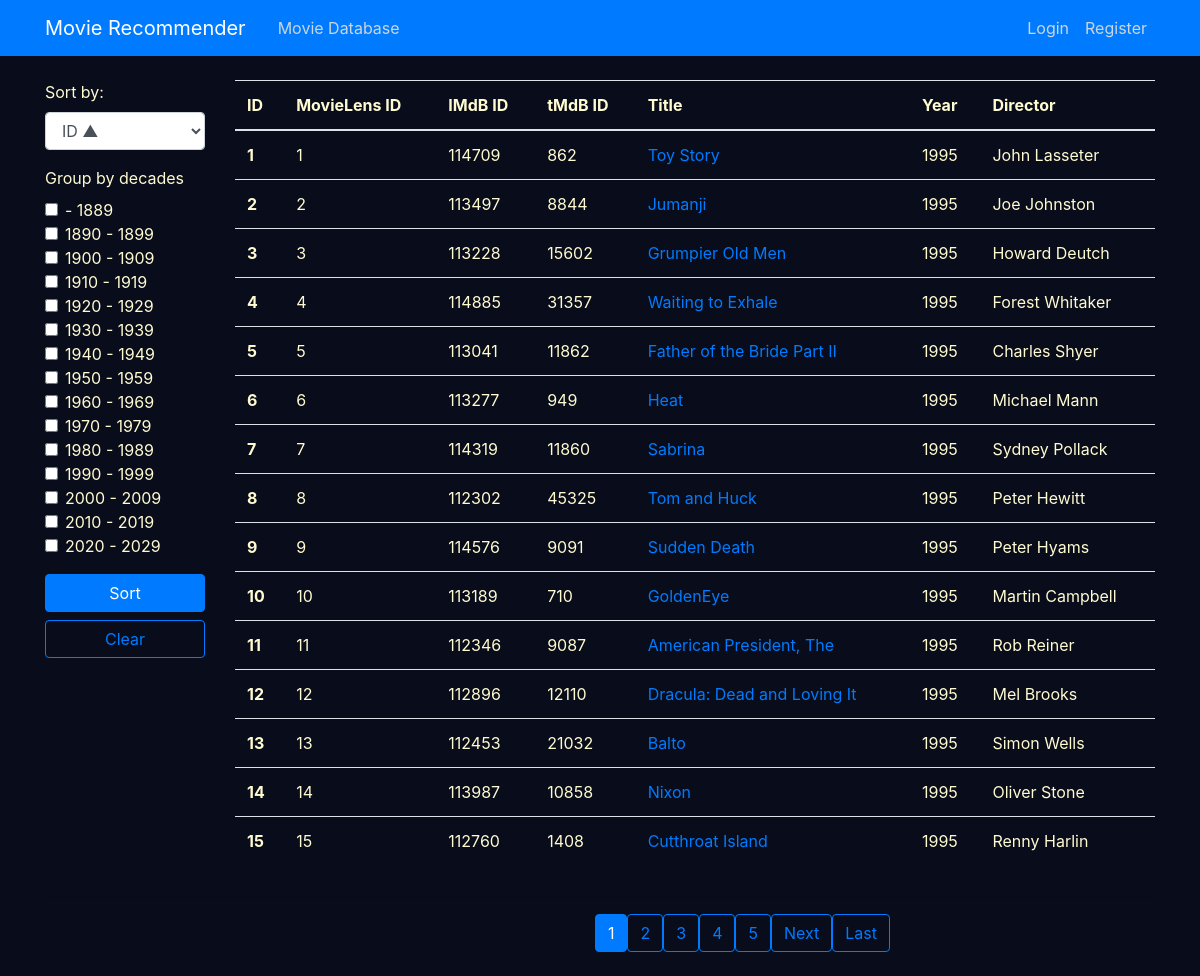
/all_movies/, run on the app's committed database.
### recommender/models.py (models this page shows, shortened)
class Movie(models.Model):
    movielens_id = models.IntegerField()
    imdb_id = models.IntegerField()
    tmdb_id = models.IntegerField()
    title = models.CharField(max_length=200)
    year_released = models.IntegerField()
    director = models.CharField(max_length=100)
    genres = models.ManyToManyField(Genre)
    actors = models.ManyToManyField(Actor)

### recommender/views.py (the view, shortened to what this page needs)
# urls.py: path('all_movies/', MoviesListView.as_view(), name='all_movies'),
class MoviesListView(ListView):
    model = Movie
    context_object_name = 'movies'
    paginate_by = 15
    ordering = 'id'
    def get_queryset(self):
        queryset = Movie.objects.all()
        self.form = MovieSortGroupForm(self.request.GET)
        if self.form.is_valid():
            decades_grouping = self.form.cleaned_data['group_by_decades']
        self.extra_context = self.form.cleaned_data
        ordering = self.form.cleaned_data['sort_by']
        if ordering:
            return queryset.order_by(ordering)
        else:
            return queryset.order_by(self.ordering)
    def get_context_data(self, *, object_list=None, **kwargs):
        context = super().get_context_data(**kwargs)
        context['form_sorting_grouping'] = self.form
        return context

### recommender/forms.py
class MovieSortGroupForm(forms.Form):
    def __init__(self, *args, **kwargs):
        super().__init__(*args, **kwargs)
        self.helper = FormHelper()
        self.helper.layout = Layout(
            Fieldset(
                'first arg is the legend of the fieldset',
                'group_by_decades',
                'sort_by',
            ),
            HTML("""
                       <p>We use notes to get better, <strong>please help us {{ username }}</strong></p>
                   """),
            InlineCheckboxes('group_by_decades')
        )
        self.fields['sort_by'].label = 'Sort by:'
    sort_by = forms.ChoiceField(choices=SORTING_OPTIONS, required=False)
    group_by_decades = forms.MultipleChoiceField(choices=DECADE_CHOICES, widget=forms.CheckboxSelectMultiple, required=False)

### recommender/templates/recommender/movie_list.html (shortened to what this page needs)
{% extends 'recommender/base.html' %}
{% load crispy_forms_tags %}
{% block content %}
<div class="container.fluid">
    <div class="row">
    <div class="col-2">
         <form method="get">
            {{form_sorting_grouping|crispy}}
            <button class="btn btn-primary btn-block" type="submit">Sort</button>
            <a class="btn btn-outline-primary btn-block" href="{%url 'all_movies'%}">Clear</a>
         </form>
    </div>
    <div class="col-10">
    <table class="table table-hover">
      <thead>
        <tr>
          <th scope="col">ID</th>
          <th scope="col">MovieLens ID</th>
          <th scope="col">IMdB ID</th>
          <th scope="col">tMdB ID</th>
          <th scope="col">Title</th>
          <th scope="col">Year</th>
          <th scope="col">Director</th>
        </tr>
      </thead>
      <tbody>
        {% for movie in movies %}
        <tr class="table-row">
            <th class="row-glow" scope="row">{{movie.id}}</th>
            <td class="row-glow">{{movie.movielens_id}}</td>
            <td class="row-glow">{{movie.imdb_id}}</td>
            <td class="row-glow">{{movie.tmdb_id}}</td>
            <td><a href="{% url 'movie_detail' movie.id %}" class="link-glow">{{movie.title}}</a></td>
            <td class="row-glow">{{movie.year_released}}</td>
            <td class="row-glow">{{movie.director}}</td>
        </tr>
        {% endfor %}
      </tbody>
    </table>
        </div>
        </div>
    {% include 'recommender/pagination.html' %}
</div>
{% endblock content %}

### recommender/static/recommender/main.css (style rules this page uses)
body { background: #090c1a; color: #fffbd1; margin-top: 5rem; }
.table { color: #fffbd1; }

### data on the page
Movie: id "1", movielens_id "1", imdb_id "114709", tmdb_id "862", title "Toy Story", year_released "1995", director "John Lasseter"
Movie: id "2", movielens_id "2", imdb_id "113497", tmdb_id "8844", title "Jumanji", year_released "1995", director "Joe Johnston"
Movie: id "3", movielens_id "3", imdb_id "113228", tmdb_id "15602", title "Grumpier Old Men", year_released "1995", director "Howard Deutch"
Movie: id "4", movielens_id "4", imdb_id "114885", tmdb_id "31357", title "Waiting to Exhale", year_released "1995", director "Forest Whitaker"
Movie: id "5", movielens_id "5", imdb_id "113041", tmdb_id "11862", title "Father of the Bride Part II", year_released "1995", director "Charles Shyer"
Movie: id "6", movielens_id "6", imdb_id "113277", tmdb_id "949", title "Heat", year_released "1995", director "Michael Mann"
Movie: id "7", movielens_id "7", imdb_id "114319", tmdb_id "11860", title "Sabrina", year_released "1995", director "Sydney Pollack"
Movie: id "8", movielens_id "8", imdb_id "112302", tmdb_id "45325", title "Tom and Huck", year_released "1995", director "Peter Hewitt"
Movie: id "9", movielens_id "9", imdb_id "114576", tmdb_id "9091", title "Sudden Death", year_released "1995", director "Peter Hyams"
Movie: id "10", movielens_id "10", imdb_id "113189", tmdb_id "710", title "GoldenEye", year_released "1995", director "Martin Campbell"
Movie: id "11", movielens_id "11", imdb_id "112346", tmdb_id "9087", title "American President, The", year_released "1995", director "Rob Reiner"
Movie: id "12", movielens_id "12", imdb_id "112896", tmdb_id "12110", title "Dracula: Dead and Loving It", year_released "1995", director "Mel Brooks"
Movie: id "13", movielens_id "13", imdb_id "112453", tmdb_id "21032", title "Balto", year_released "1995", director "Simon Wells"
Movie: id "14", movielens_id "14", imdb_id "113987", tmdb_id "10858", title "Nixon", year_released "1995", director "Oliver Stone"
Movie: id "15", movielens_id "15", imdb_id "112760", tmdb_id "1408", title "Cutthroat Island", year_released "1995", director "Renny Harlin"

### other printed values
{{ num }} "1"
{{ num }} "2" "3" "4" "5"
